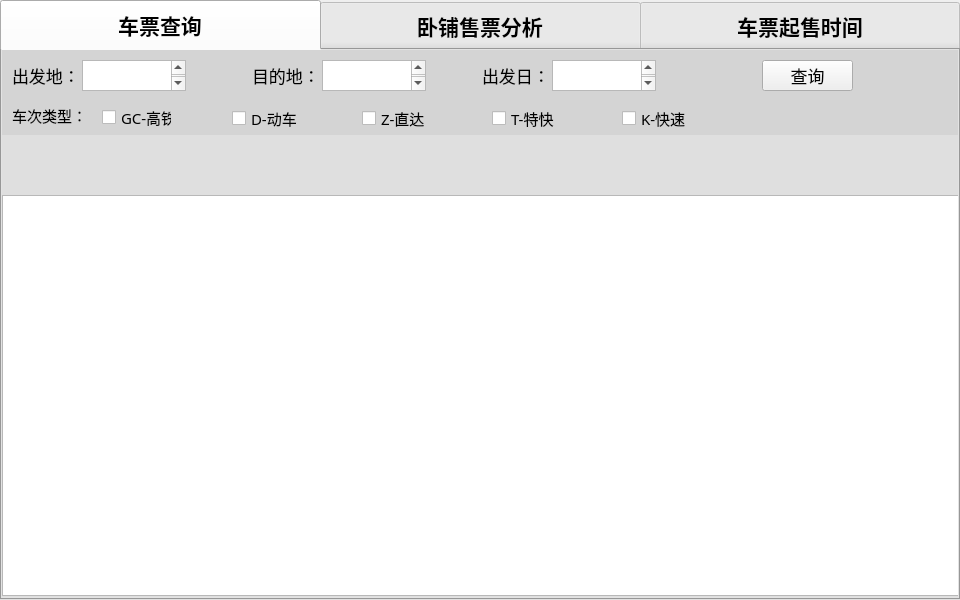
<?xml version="1.0" encoding="UTF-8"?>
<ui version="4.0">
 <class>MainWindow</class>
 <widget class="QMainWindow" name="MainWindow">
  <property name="geometry">
   <rect>
    <x>0</x>
    <y>0</y>
    <width>960</width>
    <height>600</height>
   </rect>
  </property>
  <property name="minimumSize">
   <size>
    <width>0</width>
    <height>0</height>
   </size>
  </property>
  <property name="maximumSize">
   <size>
    <width>960</width>
    <height>600</height>
   </size>
  </property>
  <property name="windowTitle">
   <string>火车票分析助手</string>
  </property>
  <widget class="QWidget" name="centralwidget">
   <widget class="QTabWidget" name="tabWidget">
    <property name="geometry">
     <rect>
      <x>0</x>
      <y>0</y>
      <width>960</width>
      <height>600</height>
     </rect>
    </property>
    <property name="minimumSize">
     <size>
      <width>0</width>
      <height>0</height>
     </size>
    </property>
    <property name="font">
     <font>
      <family>宋体</family>
      <pointsize>16</pointsize>
      <weight>75</weight>
      <bold>true</bold>
     </font>
    </property>
    <property name="styleSheet">
     <string notr="true">QTabBar::tab{width:320;height:50;}
QTabWidget#tabWidget{background-color:rgb(212,212,212);}</string>
    </property>
    <property name="currentIndex">
     <number>0</number>
    </property>
    <widget class="QWidget" name="tab_query">
     <property name="font">
      <font>
       <family>宋体</family>
       <pointsize>13</pointsize>
      </font>
     </property>
     <property name="styleSheet">
      <string notr="true"/>
     </property>
     <attribute name="title">
      <string>车票查询</string>
     </attribute>
     <widget class="QWidget" name="widget_query" native="true">
      <property name="geometry">
       <rect>
        <x>0</x>
        <y>0</y>
        <width>960</width>
        <height>51</height>
       </rect>
      </property>
      <property name="styleSheet">
       <string notr="true">QWidget#widget_query{background-color:rgb(212,212,212);}</string>
      </property>
      <widget class="QTextEdit" name="textEdit_from">
       <property name="geometry">
        <rect>
         <x>80</x>
         <y>10</y>
         <width>104</width>
         <height>31</height>
        </rect>
       </property>
       <property name="font">
        <font>
         <family>宋体</family>
         <pointsize>13</pointsize>
        </font>
       </property>
      </widget>
      <widget class="QLabel" name="label_start">
       <property name="geometry">
        <rect>
         <x>10</x>
         <y>10</y>
         <width>61</width>
         <height>31</height>
        </rect>
       </property>
       <property name="font">
        <font>
         <family>宋体</family>
         <pointsize>13</pointsize>
         <weight>50</weight>
         <bold>false</bold>
        </font>
       </property>
       <property name="text">
        <string>出发地：</string>
       </property>
      </widget>
      <widget class="QTextEdit" name="textEdit_to">
       <property name="geometry">
        <rect>
         <x>320</x>
         <y>10</y>
         <width>104</width>
         <height>31</height>
        </rect>
       </property>
       <property name="font">
        <font>
         <family>宋体</family>
         <pointsize>13</pointsize>
        </font>
       </property>
      </widget>
      <widget class="QLabel" name="label_end">
       <property name="geometry">
        <rect>
         <x>250</x>
         <y>10</y>
         <width>61</width>
         <height>31</height>
        </rect>
       </property>
       <property name="font">
        <font>
         <family>宋体</family>
         <pointsize>13</pointsize>
         <weight>50</weight>
         <bold>false</bold>
        </font>
       </property>
       <property name="text">
        <string>目的地：</string>
       </property>
      </widget>
      <widget class="QLabel" name="label_time">
       <property name="geometry">
        <rect>
         <x>480</x>
         <y>10</y>
         <width>61</width>
         <height>31</height>
        </rect>
       </property>
       <property name="font">
        <font>
         <family>宋体</family>
         <pointsize>13</pointsize>
         <weight>50</weight>
         <bold>false</bold>
        </font>
       </property>
       <property name="text">
        <string>出发日：</string>
       </property>
      </widget>
      <widget class="QTextEdit" name="textEdit_date">
       <property name="geometry">
        <rect>
         <x>550</x>
         <y>10</y>
         <width>104</width>
         <height>31</height>
        </rect>
       </property>
       <property name="font">
        <font>
         <family>宋体</family>
         <pointsize>13</pointsize>
        </font>
       </property>
      </widget>
      <widget class="QPushButton" name="pushButton_query">
       <property name="geometry">
        <rect>
         <x>760</x>
         <y>10</y>
         <width>91</width>
         <height>31</height>
        </rect>
       </property>
       <property name="font">
        <font>
         <family>宋体</family>
         <pointsize>13</pointsize>
        </font>
       </property>
       <property name="text">
        <string>查询</string>
       </property>
      </widget>
     </widget>
     <widget class="QWidget" name="widget_checkBox" native="true">
      <property name="geometry">
       <rect>
        <x>0</x>
        <y>50</y>
        <width>960</width>
        <height>35</height>
       </rect>
      </property>
      <property name="styleSheet">
       <string notr="true">QWidget#widget_checkBox{background-color:rgb(212,212,212);}</string>
      </property>
      <widget class="QCheckBox" name="checkBox_G">
       <property name="geometry">
        <rect>
         <x>100</x>
         <y>9</y>
         <width>70</width>
         <height>17</height>
        </rect>
       </property>
       <property name="font">
        <font>
         <family>宋体</family>
         <pointsize>11</pointsize>
        </font>
       </property>
       <property name="text">
        <string>GC-高铁</string>
       </property>
      </widget>
      <widget class="QLabel" name="label_type">
       <property name="geometry">
        <rect>
         <x>10</x>
         <y>0</y>
         <width>71</width>
         <height>31</height>
        </rect>
       </property>
       <property name="font">
        <font>
         <family>宋体</family>
         <pointsize>11</pointsize>
         <weight>50</weight>
         <bold>false</bold>
        </font>
       </property>
       <property name="text">
        <string>车次类型：</string>
       </property>
      </widget>
      <widget class="QCheckBox" name="checkBox_D">
       <property name="geometry">
        <rect>
         <x>230</x>
         <y>10</y>
         <width>70</width>
         <height>17</height>
        </rect>
       </property>
       <property name="font">
        <font>
         <family>宋体</family>
         <pointsize>11</pointsize>
        </font>
       </property>
       <property name="text">
        <string>D-动车</string>
       </property>
      </widget>
      <widget class="QCheckBox" name="checkBox_Z">
       <property name="geometry">
        <rect>
         <x>360</x>
         <y>10</y>
         <width>70</width>
         <height>17</height>
        </rect>
       </property>
       <property name="font">
        <font>
         <family>宋体</family>
         <pointsize>11</pointsize>
        </font>
       </property>
       <property name="text">
        <string>Z-直达</string>
       </property>
      </widget>
      <widget class="QCheckBox" name="checkBox_T">
       <property name="geometry">
        <rect>
         <x>490</x>
         <y>10</y>
         <width>70</width>
         <height>17</height>
        </rect>
       </property>
       <property name="font">
        <font>
         <family>宋体</family>
         <pointsize>11</pointsize>
        </font>
       </property>
       <property name="text">
        <string>T-特快</string>
       </property>
      </widget>
      <widget class="QCheckBox" name="checkBox_K">
       <property name="geometry">
        <rect>
         <x>620</x>
         <y>10</y>
         <width>70</width>
         <height>17</height>
        </rect>
       </property>
       <property name="font">
        <font>
         <family>宋体</family>
         <pointsize>11</pointsize>
        </font>
       </property>
       <property name="text">
        <string>K-快速</string>
       </property>
      </widget>
     </widget>
     <widget class="QLabel" name="label_train_img">
      <property name="geometry">
       <rect>
        <x>0</x>
        <y>86</y>
        <width>960</width>
        <height>62</height>
       </rect>
      </property>
      <property name="text">
       <string/>
      </property>
      <property name="pixmap">
       <pixmap resource="../img_resources/img.qrc">:/png/table_img.png</pixmap>
      </property>
     </widget>
     <widget class="QTableView" name="tableView_ticket">
      <property name="geometry">
       <rect>
        <x>0</x>
        <y>145</y>
        <width>960</width>
        <height>401</height>
       </rect>
      </property>
     </widget>
    </widget>
    <widget class="QWidget" name="tab_analysis">
     <attribute name="title">
      <string>卧铺售票分析</string>
     </attribute>
     <widget class="QWidget" name="widget_query_2" native="true">
      <property name="geometry">
       <rect>
        <x>0</x>
        <y>0</y>
        <width>960</width>
        <height>51</height>
       </rect>
      </property>
      <widget class="QLabel" name="label_start_2">
       <property name="geometry">
        <rect>
         <x>60</x>
         <y>10</y>
         <width>61</width>
         <height>31</height>
        </rect>
       </property>
       <property name="font">
        <font>
         <family>宋体</family>
         <pointsize>13</pointsize>
         <weight>50</weight>
         <bold>false</bold>
        </font>
       </property>
       <property name="text">
        <string>出发地：</string>
       </property>
      </widget>
      <widget class="QTextEdit" name="textEdit_from_2">
       <property name="geometry">
        <rect>
         <x>130</x>
         <y>10</y>
         <width>104</width>
         <height>31</height>
        </rect>
       </property>
       <property name="font">
        <font>
         <family>宋体</family>
         <pointsize>13</pointsize>
        </font>
       </property>
      </widget>
      <widget class="QLabel" name="label_end_2">
       <property name="geometry">
        <rect>
         <x>280</x>
         <y>10</y>
         <width>61</width>
         <height>31</height>
        </rect>
       </property>
       <property name="font">
        <font>
         <family>宋体</family>
         <pointsize>13</pointsize>
         <weight>50</weight>
         <bold>false</bold>
        </font>
       </property>
       <property name="text">
        <string>目的地：</string>
       </property>
      </widget>
      <widget class="QTextEdit" name="textEdit_to_2">
       <property name="geometry">
        <rect>
         <x>350</x>
         <y>10</y>
         <width>104</width>
         <height>31</height>
        </rect>
       </property>
       <property name="font">
        <font>
         <family>宋体</family>
         <pointsize>13</pointsize>
        </font>
       </property>
      </widget>
      <widget class="QPushButton" name="pushButton_query_2">
       <property name="geometry">
        <rect>
         <x>510</x>
         <y>10</y>
         <width>91</width>
         <height>31</height>
        </rect>
       </property>
       <property name="font">
        <font>
         <family>宋体</family>
         <pointsize>13</pointsize>
        </font>
       </property>
       <property name="text">
        <string>查询</string>
       </property>
      </widget>
      <widget class="QLabel" name="label_red">
       <property name="geometry">
        <rect>
         <x>650</x>
         <y>17</y>
         <width>20</width>
         <height>20</height>
        </rect>
       </property>
       <property name="styleSheet">
        <string notr="true">background-color: rgb(255, 0, 0);</string>
       </property>
       <property name="text">
        <string/>
       </property>
      </widget>
      <widget class="QLabel" name="label_yellow">
       <property name="geometry">
        <rect>
         <x>750</x>
         <y>17</y>
         <width>20</width>
         <height>20</height>
        </rect>
       </property>
       <property name="styleSheet">
        <string notr="true">background-color: rgb(255, 170, 0);</string>
       </property>
       <property name="text">
        <string/>
       </property>
      </widget>
      <widget class="QLabel" name="label_green">
       <property name="geometry">
        <rect>
         <x>840</x>
         <y>17</y>
         <width>20</width>
         <height>20</height>
        </rect>
       </property>
       <property name="styleSheet">
        <string notr="true">background-color: rgb(85, 170, 0);</string>
       </property>
       <property name="text">
        <string/>
       </property>
      </widget>
      <widget class="QLabel" name="label_very">
       <property name="geometry">
        <rect>
         <x>680</x>
         <y>17</y>
         <width>61</width>
         <height>20</height>
        </rect>
       </property>
       <property name="font">
        <font>
         <family>宋体</family>
         <pointsize>10</pointsize>
        </font>
       </property>
       <property name="text">
        <string>非常紧张</string>
       </property>
      </widget>
      <widget class="QLabel" name="label_medium">
       <property name="geometry">
        <rect>
         <x>780</x>
         <y>17</y>
         <width>31</width>
         <height>20</height>
        </rect>
       </property>
       <property name="font">
        <font>
         <family>宋体</family>
         <pointsize>10</pointsize>
        </font>
       </property>
       <property name="text">
        <string>紧张</string>
       </property>
      </widget>
      <widget class="QLabel" name="label_little">
       <property name="geometry">
        <rect>
         <x>870</x>
         <y>17</y>
         <width>61</width>
         <height>20</height>
        </rect>
       </property>
       <property name="font">
        <font>
         <family>宋体</family>
         <pointsize>10</pointsize>
        </font>
       </property>
       <property name="text">
        <string>不紧张</string>
       </property>
      </widget>
     </widget>
     <widget class="QScrollArea" name="scrollArea">
      <property name="geometry">
       <rect>
        <x>0</x>
        <y>290</y>
        <width>955</width>
        <height>255</height>
       </rect>
      </property>
      <property name="widgetResizable">
       <bool>true</bool>
      </property>
      <widget class="QWidget" name="scrollAreaWidgetContents">
       <property name="geometry">
        <rect>
         <x>0</x>
         <y>0</y>
         <width>953</width>
         <height>253</height>
        </rect>
       </property>
       <widget class="QWidget" name="horizontalLayoutWidget">
        <property name="geometry">
         <rect>
          <x>0</x>
          <y>0</y>
          <width>941</width>
          <height>251</height>
         </rect>
        </property>
        <layout class="QHBoxLayout" name="horizontalLayout"/>
       </widget>
      </widget>
     </widget>
     <widget class="QTableWidget" name="tableWidget">
      <property name="geometry">
       <rect>
        <x>0</x>
        <y>50</y>
        <width>953</width>
        <height>241</height>
       </rect>
      </property>
      <property name="styleSheet">
       <string notr="true">QHeaderView{font:16pt'宋体'}</string>
      </property>
      <property name="editTriggers">
       <set>QAbstractItemView::NoEditTriggers</set>
      </property>
      <column>
       <property name="text">
        <string>车次</string>
       </property>
      </column>
      <column>
       <property name="text">
        <string>出发站</string>
       </property>
      </column>
      <column>
       <property name="text">
        <string>到达站</string>
       </property>
      </column>
      <column>
       <property name="text">
        <string>出发时间</string>
       </property>
      </column>
      <column>
       <property name="text">
        <string>到达时间</string>
       </property>
      </column>
      <column>
       <property name="text">
        <string>历时</string>
       </property>
      </column>
      <column>
       <property name="text">
        <string>今天</string>
       </property>
      </column>
      <column>
       <property name="text">
        <string>三天内</string>
       </property>
      </column>
      <column>
       <property name="text">
        <string>五天内</string>
       </property>
      </column>
     </widget>
    </widget>
    <widget class="QWidget" name="tab_time">
     <attribute name="title">
      <string>车票起售时间</string>
     </attribute>
     <widget class="QWidget" name="widget_time" native="true">
      <property name="geometry">
       <rect>
        <x>0</x>
        <y>0</y>
        <width>960</width>
        <height>551</height>
       </rect>
      </property>
      <property name="autoFillBackground">
       <bool>false</bool>
      </property>
      <property name="styleSheet">
       <string notr="true">QWidget#widget_time{background-image:url(:/png/time_bg.png)}</string>
      </property>
      <widget class="QLineEdit" name="lineEdit_start">
       <property name="geometry">
        <rect>
         <x>110</x>
         <y>150</y>
         <width>113</width>
         <height>30</height>
        </rect>
       </property>
       <property name="font">
        <font>
         <family>宋体</family>
         <pointsize>13</pointsize>
        </font>
       </property>
       <property name="styleSheet">
        <string notr="true"/>
       </property>
       <property name="text">
        <string/>
       </property>
       <property name="frame">
        <bool>true</bool>
       </property>
      </widget>
      <widget class="QLabel" name="label_start_3">
       <property name="geometry">
        <rect>
         <x>20</x>
         <y>155</y>
         <width>81</width>
         <height>21</height>
        </rect>
       </property>
       <property name="font">
        <font>
         <family>宋体</family>
         <pointsize>13</pointsize>
        </font>
       </property>
       <property name="text">
        <string>起售车站：</string>
       </property>
      </widget>
      <widget class="QPushButton" name="pushButton_query_3">
       <property name="geometry">
        <rect>
         <x>320</x>
         <y>150</y>
         <width>91</width>
         <height>31</height>
        </rect>
       </property>
       <property name="font">
        <font>
         <family>宋体</family>
         <pointsize>13</pointsize>
        </font>
       </property>
       <property name="styleSheet">
        <string notr="true"/>
       </property>
       <property name="text">
        <string>查询</string>
       </property>
      </widget>
      <widget class="QScrollArea" name="scrollArea_2">
       <property name="geometry">
        <rect>
         <x>0</x>
         <y>200</y>
         <width>951</width>
         <height>361</height>
        </rect>
       </property>
       <property name="widgetResizable">
        <bool>true</bool>
       </property>
       <widget class="QWidget" name="scrollAreaWidgetContents_2">
        <property name="geometry">
         <rect>
          <x>0</x>
          <y>0</y>
          <width>949</width>
          <height>359</height>
         </rect>
        </property>
        <widget class="QWidget" name="gridLayoutWidget">
         <property name="geometry">
          <rect>
           <x>-20</x>
           <y>-10</y>
           <width>951</width>
           <height>341</height>
          </rect>
         </property>
         <layout class="QGridLayout" name="gridLayout"/>
        </widget>
       </widget>
      </widget>
     </widget>
    </widget>
   </widget>
  </widget>
 </widget>
 <resources>
  <include location="../img_resources/img.qrc"/>
  <include location="../img_resources/img.qrc"/>
 </resources>
 <connections/>
</ui>
